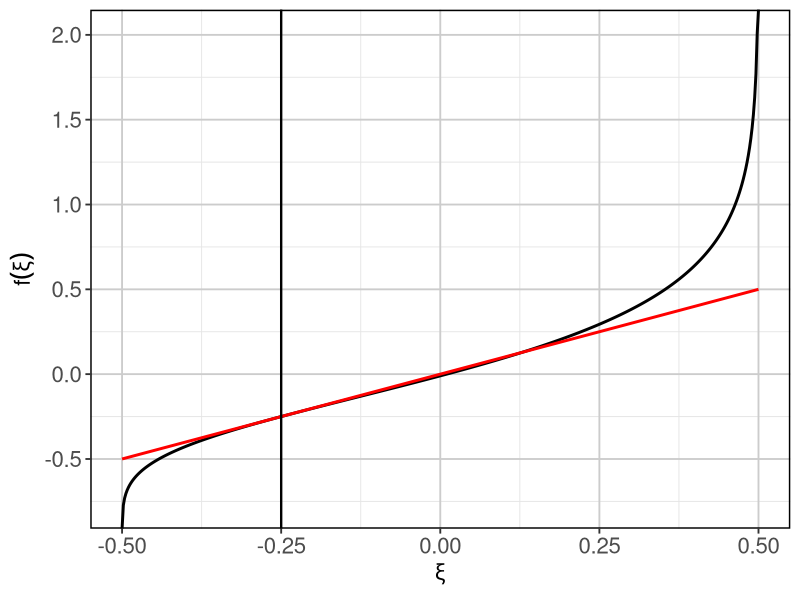
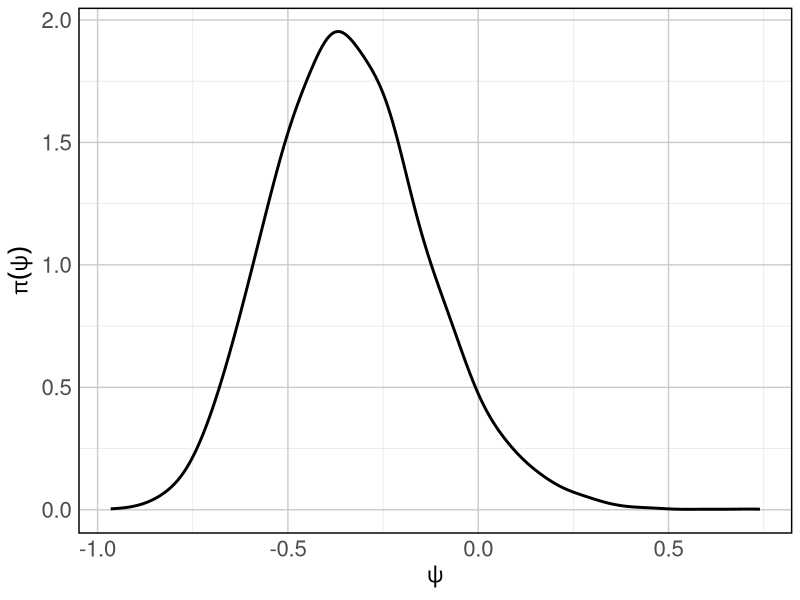

Generate these figures, in order, with R:
library(ggplot2)

alpha <- 1
beta <- 4
c.phi <- 0.005

h1.si <- function(si){
  a1.phi + b1.phi * log( (si+0.5)^c.phi / (1- (si+0.5)^c.phi))
}

b1.phi <- 0.25 * (1/c.phi) * (1- (0.25)^ c.phi)
a1.phi <- -0.25 - (b1.phi * log( (0.25)^c.phi / (1- (0.25)^c.phi)))

g1.phi <- function(phi){
  ( 1 + exp(-(phi - a1.phi)/b1.phi)) ^(-1/c.phi) -0.5
}

prior1.phi <- function(phi) {
  (gamma(alpha + beta) / (gamma(alpha) * gamma(beta) * b1.phi * c.phi)) *
    (g1.phi(phi)+0.5) ^ (alpha + c.phi) * (0.5 - g1.phi(phi))^(beta - 1) *
    exp( -(phi-a1.phi) / b1.phi)
}


df <- data.frame(x = -0.5 + rbeta(8000, 1, 4))

p.si.plot <- ggplot(df, aes(x = h1.si(x))) +
  geom_density( color = "black",size=1, adjust=1.5) +
  labs(x = expression(psi),
       y = expression(pi(psi)))+
  theme_minimal() +
  theme(
    axis.title.x = element_text(size = 16),
    axis.title.y = element_text(size = 16),
    axis.text.x = element_text(size = 16),
    axis.text.y = element_text(size = 16),
    panel.grid.major = element_line(color = "grey80"),
    panel.grid.minor = element_line(color = "grey90"),
    panel.border = element_rect(color = "black", fill = NA, linewidth = 1)
  )




library(ggplot2)


df <- data.frame(xi = seq(-0.5, 0.5, length.out = 500))

df$y1 <- df$xi
df$y2 <- h1.si(df$xi)     

p.fun.plot <- ggplot(df, aes(x = xi)) +
  geom_line(aes(y = y2), color = "black", linewidth = 1) +
  geom_line(aes(y = y1), color = "red", linewidth = 1) +
  
  # reference lines
  #geom_hline(yintercept = 0, color = "black", linewidth = 0.8) +
  geom_vline(xintercept = -0.25, color = "black", linewidth = 0.8) +
  
  labs(x = expression(xi),
       y = expression(f(xi))) +
  
  theme_bw(base_size = 14) +
  
  # equal grid spacing
  scale_x_continuous(
    breaks = seq(-0.5, 0.5, by = 0.25),
    minor_breaks = seq(-0.5, 0.5, by = 0.125)
  ) +
  scale_y_continuous(
    breaks = seq(-1.5, 2, by = 0.5),
    minor_breaks = seq(-1.5, 2, by = 0.25)
  ) +
  
  # box border + grid styling
  theme(
    panel.border = element_rect(color = "black", fill = NA, linewidth = 1),
    panel.grid.major = element_line(color = "grey80"),
    panel.grid.minor = element_line(color = "grey90"),
    axis.text = element_text(size = 16),
    axis.title = element_text(size = 16)
  )
